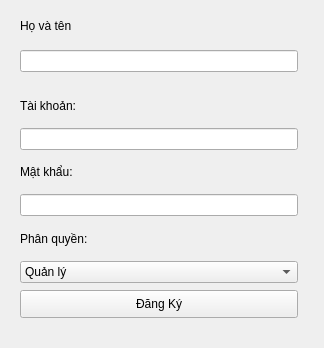
<?xml version="1.0" encoding="UTF-8"?>
<ui version="4.0">
 <class>Form</class>
 <widget class="QWidget" name="Form">
  <property name="geometry">
   <rect>
    <x>0</x>
    <y>0</y>
    <width>324</width>
    <height>348</height>
   </rect>
  </property>
  <property name="windowTitle">
   <string>Đăng Ký</string>
  </property>
  <widget class="QLabel" name="role_label">
   <property name="geometry">
    <rect>
     <x>20</x>
     <y>223</y>
     <width>278</width>
     <height>31</height>
    </rect>
   </property>
   <property name="text">
    <string>Phân quyền:</string>
   </property>
  </widget>
  <widget class="QLineEdit" name="username_input">
   <property name="geometry">
    <rect>
     <x>20</x>
     <y>128</y>
     <width>278</width>
     <height>22</height>
    </rect>
   </property>
  </widget>
  <widget class="QLabel" name="username_label">
   <property name="geometry">
    <rect>
     <x>20</x>
     <y>90</y>
     <width>278</width>
     <height>31</height>
    </rect>
   </property>
   <property name="text">
    <string>Tài khoản:</string>
   </property>
  </widget>
  <widget class="QLineEdit" name="password_input">
   <property name="geometry">
    <rect>
     <x>20</x>
     <y>194</y>
     <width>278</width>
     <height>22</height>
    </rect>
   </property>
   <property name="echoMode">
    <enum>QLineEdit::Password</enum>
   </property>
  </widget>
  <widget class="QComboBox" name="role_input">
   <property name="geometry">
    <rect>
     <x>20</x>
     <y>261</y>
     <width>278</width>
     <height>22</height>
    </rect>
   </property>
   <item>
    <property name="text">
     <string>Quản lý</string>
    </property>
   </item>
   <item>
    <property name="text">
     <string>Nhân viên</string>
    </property>
   </item>
  </widget>
  <widget class="QLabel" name="password_label">
   <property name="geometry">
    <rect>
     <x>20</x>
     <y>157</y>
     <width>278</width>
     <height>30</height>
    </rect>
   </property>
   <property name="text">
    <string>Mật khẩu:</string>
   </property>
  </widget>
  <widget class="QPushButton" name="register_button">
   <property name="geometry">
    <rect>
     <x>20</x>
     <y>290</y>
     <width>278</width>
     <height>28</height>
    </rect>
   </property>
   <property name="text">
    <string>Đăng Ký</string>
   </property>
  </widget>
  <widget class="QLabel" name="username_label_2">
   <property name="geometry">
    <rect>
     <x>20</x>
     <y>10</y>
     <width>278</width>
     <height>31</height>
    </rect>
   </property>
   <property name="text">
    <string>Họ và tên</string>
   </property>
  </widget>
  <widget class="QLineEdit" name="hovaten_input">
   <property name="geometry">
    <rect>
     <x>20</x>
     <y>50</y>
     <width>278</width>
     <height>22</height>
    </rect>
   </property>
  </widget>
 </widget>
 <resources/>
 <connections/>
</ui>
